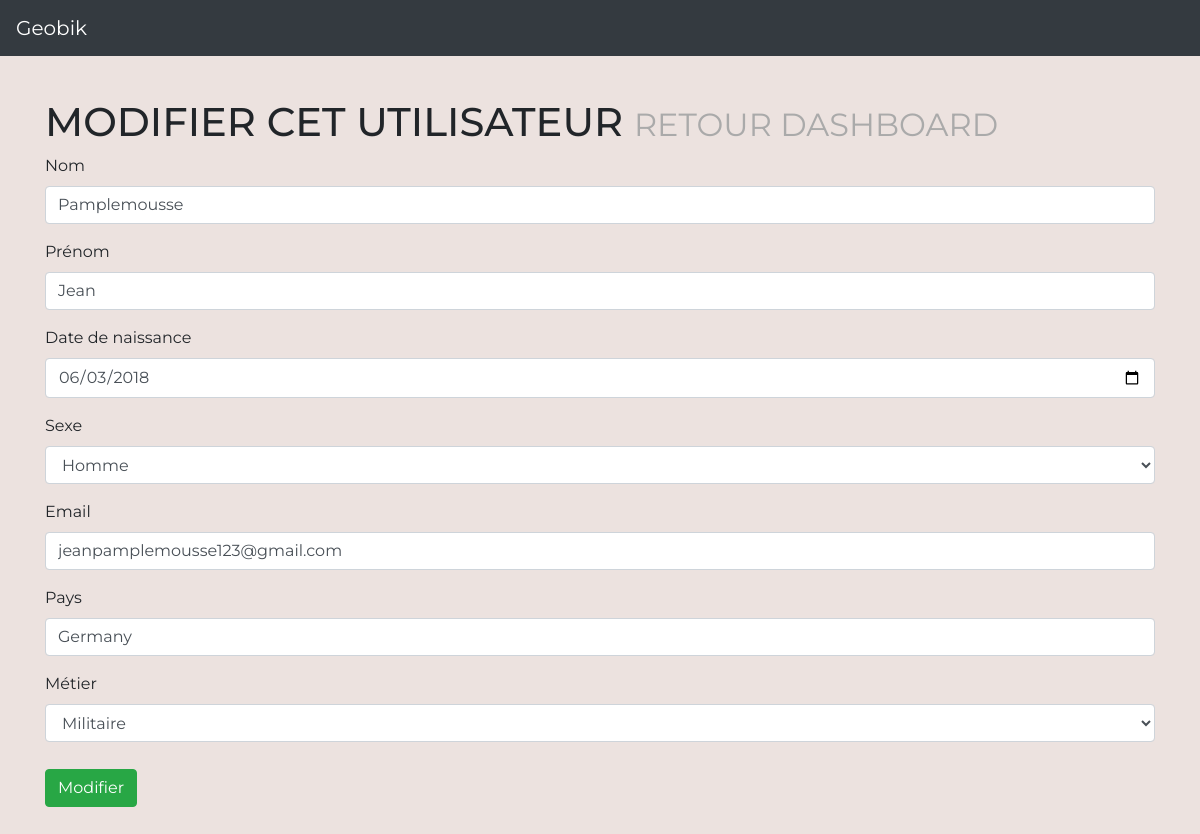
The page /index.php?page=modif&id=25 (signed in) on the database its author committed.
### tables this page shows
CREATE TABLE `users` (
  `id` int(11) NOT NULL,
  `nom` varchar(30) NOT NULL,
  `prenom` varchar(30) NOT NULL,
  `date_naissance` date NOT NULL,
  `sexe` varchar(15) NOT NULL,
  `email` varchar(80) NOT NULL,
  `pays` varchar(30) NOT NULL,
  `metier` varchar(40) NOT NULL,
  `date_creation` date NOT NULL
);

### src/Classes/class_users.php (called while the page is built, shortened)
<?php
class Users{
    private $selectUser;
    public function __construct($db){
        $this->selectUser=$db->prepare("SELECT * FROM users WHERE id=:id");
    }
    public function selectUser($id){
        $this->selectUser->execute(array(':id'=>$id));
        return $this->selectUser->fetch();
    }
}
?>

### src/Classes/class_metier.php (called while the page is built)
<?php
class Metiers{
    private $select;
    public function __construct($db){
        $this->select=$db->prepare("SELECT * FROM metiers ORDER BY intitule");
    }
    public function select(){
        $this->select->execute();
        return $this->select->fetchAll();
    }
}
?>

### src/Views/modif.php (the view, shortened to what this page needs)
<?php
function modif($db){
    $user=new Users($db);
    $user=$user->selectUser($_GET['id']);
    $metiers=new Metiers($db);
    $liste=$metiers->select();
?>
    <div class="container">
        <div class="inscription">
            <h1>Modifier cet utilisateur
                <small class="text-muted"><a href="?page=dashboard">Retour dashboard</a></small>
            </h1>
            <form method="POST">
                <div class="form-group">
                    <label>Nom</label>
                    <input class="form-control" id="nom" name="nom" value="<?php echo $user['nom']?>">
                </div>
                <div class="form-group">
                    <label>Prénom</label>
                    <input class="form-control" id="prenom" name="prenom" value="<?php echo $user['prenom']?>">
                </div>
                <div class="form-group">
                    <label>Date de naissance</label>
                    <input type="date" class="form-control" id="date_naissance" name="date_naissance" value="<?php echo $user['date_naissance']?>">
                </div>
                <div class="form-group">
                    <label>Sexe</label>
                    <select class="form-control" id="sexe" name="sexe">
                        <option>Homme</option>
                    </select>
                </div>
                <div class="form-group">
                    <label>Email</label>
                    <input type="email" class="form-control" id="email" name="email" value="<?php echo $user['email']?>">
                </div>
                <div class="form-group">
                    <label>Pays</label>
                    <input class="form-control" id="pays" name="pays" value="<?php echo $user['pays']?>">
                </div>
                <div class="form-group">
                    <label>Métier</label>
                    <select class="form-control" id="metier" name="metier">
<?php
    foreach($liste as $metier){
        if($metier['intitule']==$user['metier']){
            echo '<option value="'.$metier['intitule'].'" selected>'.$metier['intitule'].'</option>';
        }
        else{
            echo '<option value="'.$metier['intitule'].'">'.$metier['intitule'].'</option>';
        }
    }
?>
                    </select>
                </div>
                <button type="submit" id="btModif" name="btModif" class="btn btn-success">Modifier</button>
            </form>
        </div>
    </div>
<?php
}
?>

### public/css/geobik.css (style rules this page uses)
* { margin: 0px; padding: 0px; }
a { text-decoration: none; color: aaa; }
body { font-size: 16px; font-family: 'Montserrat', sans-serif; background-color: #ece2df; }
h1 { text-transform: uppercase; }
.inscription, .connexion, .accueil, .accueil_admin, .dashboard, .ajout { margin: 42 auto; }
.dashboard a, button { margin-top: 10.5px; }

### rows shown on the page
users: nom "Pamplemousse", prenom "Jean", date_naissance "06/03/2018", email "jeanpamplemousse123@gmail.com", pays "Germany"

### other values the page prints
form field metier "Militaire"
